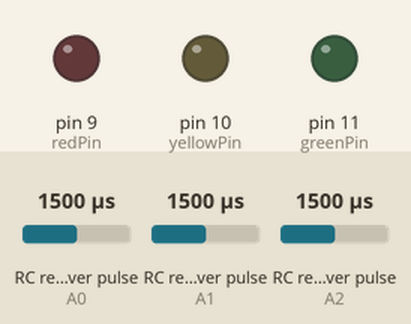
Simulated run of this program. Board: Arduino Uno, built with avr-gcc and run on an emulated ATmega328P. Shown: output pins drawn as LEDs (lit = HIGH). Wiring (inferred from the names in the program): 3 × RC receiver channel: data A0 / data A1 / data A2. Inputs (shaded band) come from the test bench; at power-on: RC receiver pulse (sensors on A0, A1, A2) 1500 µs.

Above: at 1.25 s.
1.3 s: RC receiver pulse (sensor on A0) set to 1020 µs
4.3 s: RC receiver pulse (sensor on A1) set to 1020 µs
At 5.65 s:
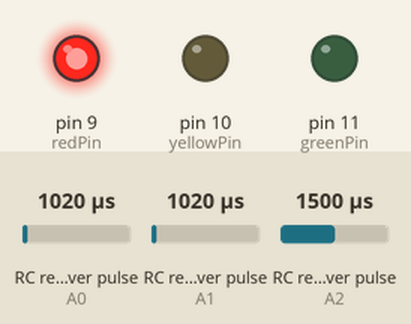
7.3 s: RC receiver pulse (sensor on A0) set to 1500 µs
10.3 s: RC receiver pulse (sensor on A1) set to 1253 µs
At 13.21 s:
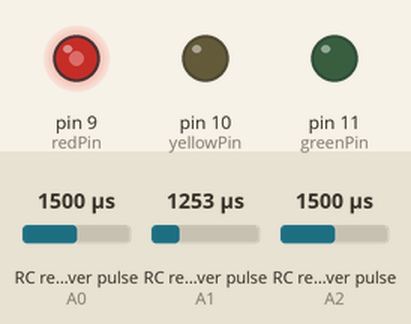
13.3 s: RC receiver pulse (sensor on A1) set to 1274 µs
16.3 s: RC receiver pulse (sensor on A2) set to 1020 µs
At 17.4 s:
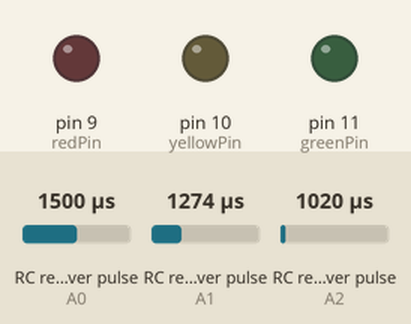
Timing chart, 0 to 18.8 s (numbered marks = the images above; inputs shaded):
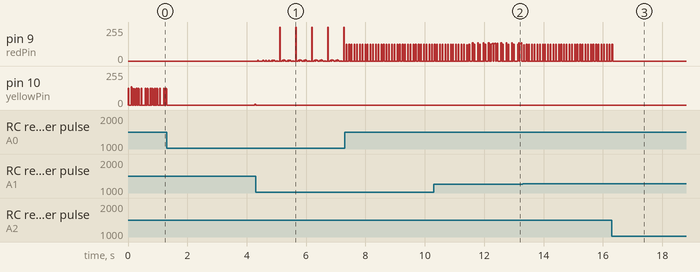

Measured:
- after the input at 16.3 s, pin 9 (redPin): goes on until 16.3 s, then stays 0/255; pin 10 (yellowPin): stays 0/255 (without the input it goes to 127/255 after 2.0 s)

The program:

main.cpp
```cpp
#include <Arduino.h>
#include <PinChangeInterrupt.h>

#define NEUTRAL_THROTTLE 1500

// 채널 핀
#define CH1 A0  // 밝기
#define CH2 A1  // 색상
#define CH5 A2  // on/off

// LED 핀
const int redPin = 9;
const int yellowPin = 10;
const int greenPin = 11;

// PWM 저장
volatile unsigned long startCH1, startCH2, startCH5;
volatile int pwmCH1 = NEUTRAL_THROTTLE;
volatile int pwmCH2 = NEUTRAL_THROTTLE;
volatile int pwmCH5 = NEUTRAL_THROTTLE;
volatile bool newCH1 = false, newCH2 = false, newCH5 = false;

bool ledOn = true;

void setup() {
  Serial.begin(9600);

  pinMode(CH1, INPUT_PULLUP);
  pinMode(CH2, INPUT_PULLUP);
  pinMode(CH5, INPUT_PULLUP);

  attachPCINT(digitalPinToPCINT(CH1), changeBrightness, CHANGE);
  attachPCINT(digitalPinToPCINT(CH2), changeColor, CHANGE);
  attachPCINT(digitalPinToPCINT(CH5), onOff, CHANGE);

  pinMode(redPin, OUTPUT);
  pinMode(yellowPin, OUTPUT);
  pinMode(greenPin, OUTPUT);
}

// CH1 Interrupt: Brightness
void changeBrightness() {
  if (digitalRead(CH1)) startCH1 = micros();
  else {
    pwmCH1 = micros() - startCH1;
    newCH1 = true;
  }
}

// CH2 Interrupt: Color
void changeColor() {
  if (digitalRead(CH2)) startCH2 = micros();
  else {
    pwmCH2 = micros() - startCH2;
    newCH2 = true;
  }
}

// CH5 Interrupt: On/Off
void onOff() {
  if (digitalRead(CH5)) startCH5 = micros();
  else {
    pwmCH5 = micros() - startCH5;
    newCH5 = true;
  }
}

// LED 색상 변경
void turnOnLed(int pwm, int bright) {
  if (ledOn) {
    if (pwm < 1300) {
      analogWrite(redPin, bright);
      analogWrite(yellowPin, 0);
      analogWrite(greenPin, 0);
    } else if (pwm < 1700) {
      analogWrite(redPin, 0);
      analogWrite(yellowPin, bright);
      analogWrite(greenPin, 0);
    } else {
      analogWrite(redPin, 0);
      analogWrite(yellowPin, 0);
      analogWrite(greenPin, bright);
    }
  } else {
    analogWrite(redPin, 0);
    analogWrite(yellowPin, 0);
    analogWrite(greenPin, 0);
  }
}

void loop() {
  int brightness = map(pwmCH1, 1000, 2000, 0, 255); // CH1: Brightness - 0~255 매핑

  if (newCH5) {
    ledOn = (pwmCH5 > 1500);  // CH5: ON/OFF
    newCH5 = false;
  }

  turnOnLed(pwmCH2, brightness);

  newCH1 = newCH2 = false;
}
```
